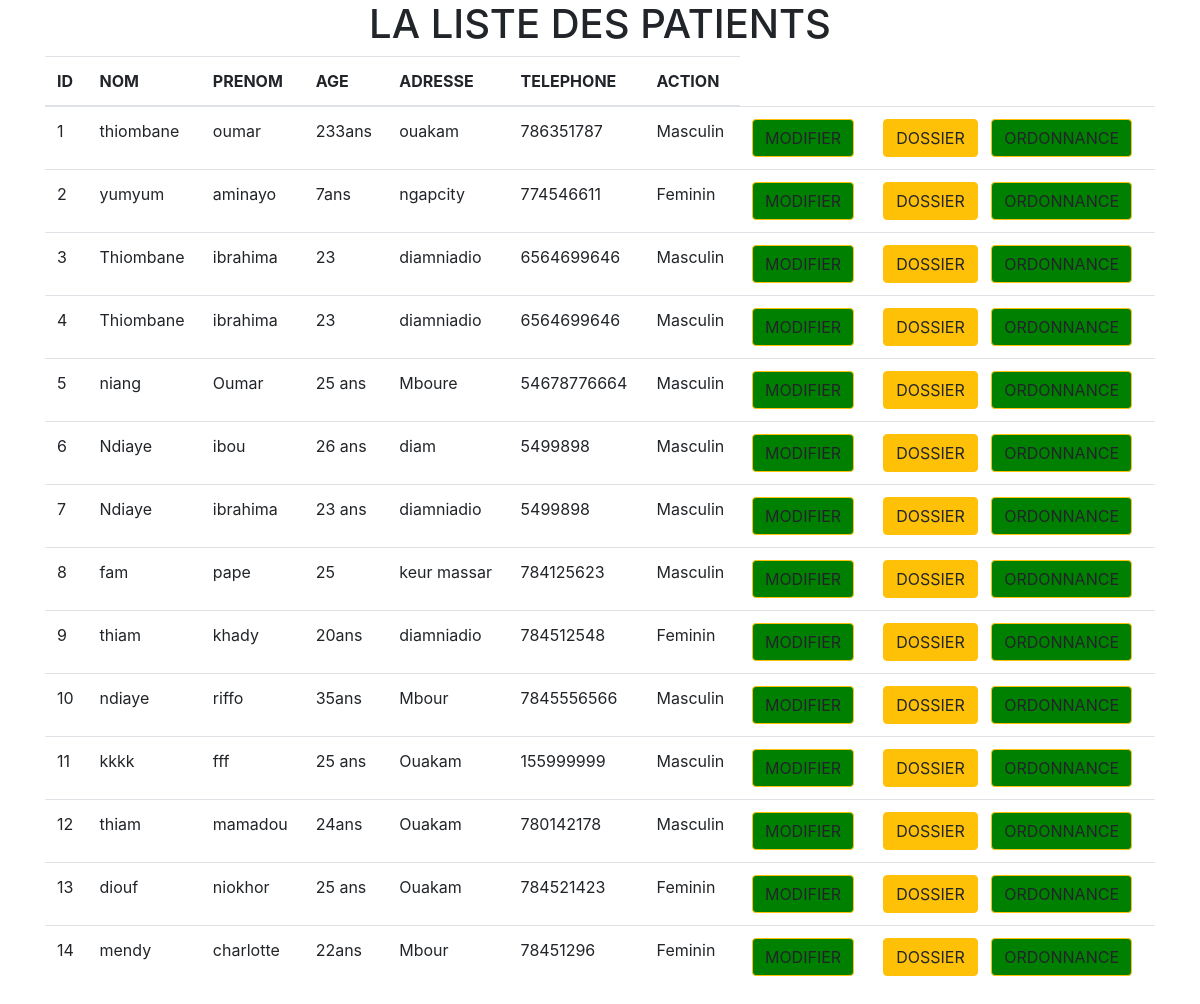
The app's page /listerpat.php with its own data.
### tables this page shows
CREATE TABLE IF NOT EXISTS `patient` (
  `matriculep` int NOT NULL AUTO_INCREMENT,
  `prenom` varchar(100) NOT NULL,
  `nom` varchar(100) NOT NULL,
  `adresse` varchar(200) NOT NULL,
  `numtel` varchar(15) NOT NULL,
  `age` varchar(15) NOT NULL,
  `sexep` varchar(50) NOT NULL,
  PRIMARY KEY (`matriculep`)
);

### listerpat.php (the view, shortened to what this page needs)
<!DOCTYPE html>
<html>
<head>
	<link rel="stylesheet" type="text/css" href="https://stackpath.bootstrapcdn.com/bootstrap/4.3.1/css/bootstrap.min.css">
	<link rel="stylesheet" type="text/css" href="https://code.jquery.com/jquery-3.3.1.slim.min.js">
	<link rel="stylesheet" type="text/css" href="https://cdnjs.cloudflare.com/ajax/libs/popper.js/1.14.7/umd/popper.min.js">
	<link rel="stylesheet" type="text/css" href="https://cdnjs.cloudflare.com/ajax/libs/popper.js/1.14.7/umd/popper.min.js">
</head>
<body>
	<div class="container">
      <h1>LA LISTE DES PATIENTS</h1>
      <table class="table">
        <thead class="thead-green">
          <tr>
            <th>ID</th>
            <th>NOM</th>
            <th>PRENOM</th>
            <th>AGE</th>
            <th>ADRESSE</th>
            <th>TELEPHONE</th>
            <th>ACTION</th>
          </tr>
        </thead>
	<?php
	include('connexion-db.php');
$req = 'SELECT  * FROM patient';
	$result = $conn->query($req);
	if ($result->num_rows > 0) {
        while($row = $result->fetch_assoc()) {
        	 echo "<tr><td>".$row["matriculep"]."</td><td>".$row["nom"]."</td><td>".$row["prenom"]."</td><td>".$row["age"]."</td><td>".$row["adresse"]."</td><td>".$row["numtel"]."</td><td>".$row["sexep"]."</td><td><a class='btn btn-warning float-center' style='background: green;' href='forms.php?matriculep=".$row["matriculep"]."''>MODIFIER</a></td><td><a class='btn btn-warning float-start' href='dossier.php?matriculep=".$row["matriculep"]."''>DOSSIER</a>&nbsp; &nbsp;<a class='btn btn-warning float-center' style='background: green;' href='ordonnance.php?matriculep=".$row["matriculep"]."''>ORDONNANCE</a></td></tr></tr>";
	  }
	  echo "</table>";
	} else {
	  echo '<p class="align-middle">La liste des foramateurs est vide</p>';
	}
	echo '</div></div></div>';
    ?>

### listerpat.php (style rules this page uses)
h1 { text-align: center; }

### records on screen
patient: matriculep "1", nom "thiombane", prenom "oumar", age "233ans", adresse "ouakam", numtel "786351787", sexep "Masculin"
patient: matriculep "2", nom "yumyum", prenom "aminayo", age "7ans", adresse "ngapcity", numtel "774546611", sexep "Feminin"
patient: matriculep "3", nom "Thiombane", prenom "ibrahima", age "23", adresse "diamniadio", numtel "6564699646", sexep "Masculin"
patient: matriculep "4", nom "Thiombane", prenom "ibrahima", age "23", adresse "diamniadio", numtel "6564699646", sexep "Masculin"
patient: matriculep "5", nom "niang", prenom "Oumar", age "25 ans", adresse "Mboure", numtel "54678776664", sexep "Masculin"
patient: matriculep "6", nom "Ndiaye", prenom "ibou", age "26 ans", adresse "diam", numtel "5499898", sexep "Masculin"
patient: matriculep "7", nom "Ndiaye", prenom "ibrahima", age "23 ans", adresse "diamniadio", numtel "5499898", sexep "Masculin"
patient: matriculep "8", nom "fam", prenom "pape", age "25", adresse "keur massar", numtel "784125623", sexep "Masculin"
patient: matriculep "9", nom "thiam", prenom "khady", age "20ans", adresse "diamniadio", numtel "784512548", sexep "Feminin"
patient: matriculep "10", nom "ndiaye", prenom "riffo", age "35ans", adresse "Mbour", numtel "7845556566", sexep "Masculin"
patient: matriculep "11", nom "kkkk", prenom "fff", age "25 ans", adresse "Ouakam", numtel "155999999", sexep "Masculin"
patient: matriculep "12", nom "thiam", prenom "mamadou", age "24ans", adresse "Ouakam", numtel "780142178", sexep "Masculin"
patient: matriculep "13", nom "diouf", prenom "niokhor", age "25 ans", adresse "Ouakam", numtel "784521423", sexep "Feminin"
patient: matriculep "14", nom "mendy", prenom "charlotte", age "22ans", adresse "Mbour", numtel "78451296", sexep "Feminin"
